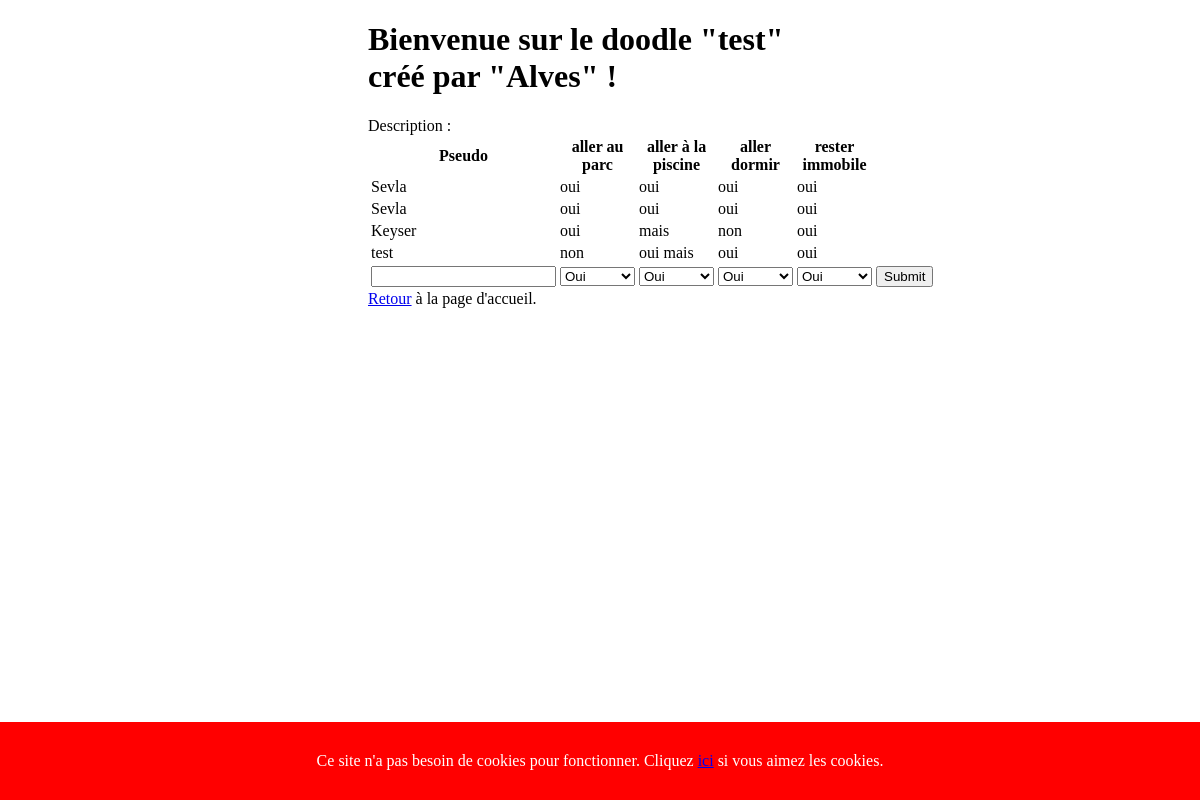
The app's page /afficherDoodle.php?doodleCode=H4C1FiPy with its own data.
### tables this page shows
CREATE TABLE IF NOT EXISTS `sondage` (
  `id` varchar(10) NOT NULL,
  `nom_createur` varchar(255) NOT NULL,
  `nom_sondage` varchar(255) NOT NULL,
  `commentaire` text NOT NULL,
  `valeur` text NOT NULL,
  PRIMARY KEY (`id`)
);

CREATE TABLE IF NOT EXISTS `reponse` (
  `id` int(11) NOT NULL AUTO_INCREMENT,
  `id_sondage` varchar(10) NOT NULL,
  `pseudo` varchar(255) NOT NULL,
  `valeur` text NOT NULL,
  PRIMARY KEY (`id`),
  KEY `id_sondage` (`id_sondage`)
);

### model.php (called while the page is built, shortened)
<?php
global $bdd;
try {
    $bdd = new PDO('mysql:host=localhost;dbname=test;charset=utf8', 'root', '');
}
catch(Exception $exception) {
    die('Erreur : '.$exception->getMessage());
}
function recupererDoodle($id) {
	global $bdd;
	$query = $bdd->prepare('SELECT * FROM sondage WHERE id = ?');
	$query->execute(array($id));
	$fetch = $query->fetch();
	return $fetch;
}
function recupererReponses($id_sondage) {
	global $bdd;
	$query = $bdd->prepare('SELECT * FROM reponse WHERE id_sondage = ?');
	$query->execute(array($id_sondage));
	$fetch = $query->fetchAll();
	return $fetch;
}
?>

### afficherDoodle.php (the view, shortened to what this page needs)
<?php
include("header.php");
if (isset($_POST['submit']) && (!isset($_POST['pseudo']) || strlen($_POST['pseudo']) == 0) ||
	!recupererDoodle($_GET['doodleCode'])) {
	echo 'erreur';
	exit();
}
$dood = recupererDoodle($_GET['doodleCode']);
$dood['valeur'] = json_decode($dood['valeur']);
$rep = recupererReponses($_GET['doodleCode']);
for ($i = 0; $i < sizeof($rep); $i += 1) {
	$rep[$i]['valeur'] = json_decode($rep[$i]['valeur']);
}
?>
<h1>Bienvenue sur le doodle "<?php if (isset($dood['nom_sondage'])) echo $dood['nom_sondage'] ?>" créé par "<?php if(isset($dood['nom_createur'])) echo $dood['nom_createur'] ?>" !</h1>
<div>Description : </div>
<table id="reponses">
	<tr>
		<th> Pseudo </th>
		<?php
		foreach ($dood['valeur'] as $value) {
			echo '<th>'.$value.'</th>';
		}
		?>
	</tr>
	<?php
	foreach ($rep as $key => $value) {
		echo '<tr>';
		echo '<td>'.$value['pseudo'].'</td>';
		foreach ($value['valeur'] as $value1)
			echo '<td>'.$value1.'</td>';
		echo '</tr>';
	}
	?>
	<tr class="newAnswer">
	<form method="post">
	<td><input name="pseudo" type="text"/></td>
	<?php for ($i = 0; $i < sizeof($dood['valeur']); $i += 1) { ?>
		<td><select name="val-<?php echo $i ?>"><option value="oui">Oui</option><option value="oui mais">Oui Mais</option><option value="non">Non</option></select></td>
	<?php } ?>
	<td><input type="submit" name="submit"></td>
	</form>
	</tr>
</table>
<a href="index.php">Retour</a> à la page d'accueil.
<?php
include("footer.php");
?>

### header.php (shortened to what this page needs)
<?php
include("model.php");
?>
<!doctype html>
<html>
	<head>
	<link rel="stylesheet" href="<?php if ($_SESSION['style'] == 'style1') echo 'clair.css'; if ($_SESSION['style'] == 'style2') echo 'sombre.css'; ?>">
	</head>
	<body>

### footer.php
	<?php
	if(!isset($_COOKIE['exam'])) echo '<div id="bandeauCookies">Ce site n\'a pas besoin de cookies pour fonctionner. Cliquez <a href="cookie.php">ici</a> si vous aimez les cookies.</div>';
	?>
	</body>
</html>

### clair.css (style rules this page uses)
#bandeauCookies { position:fixed; left:0; right:0; padding:30px; background-color:red; bottom:0; color:white; text-align: center; }
body { padding-left:30%; padding-right:30%; }

### records on screen
sondage: nom_sondage "test", nom_createur "Alves"
reponse: pseudo "Sevla", value1 "oui"
reponse: pseudo "Sevla", value1 "oui"
reponse: pseudo "Keyser", value1 "oui", value1 "mais", value1 "non"
reponse: pseudo "test", value1 "non", value1 "oui mais", value1 "oui"

### other values on screen
$value "aller au parc"
$value "aller à la piscine"
$value "aller dormir"
$value "rester immobile"
